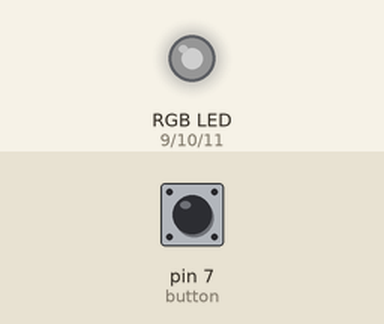
Recording of a sketch running on a simulated Arduino Uno, built with avr-gcc and run on an emulated ATmega328P. Shown: an RGB LED mixed from three pins (HIGH = lit). Dashed ring = blinking. The test bench sets the inputs (shaded band); at power-on: pin 7 (button) HIGH. Dim RGB values are drawn brighter than linear.

Above: at 1.2 s.
1.3 s: pin 7 (button) pulled LOW for 3.2 s
At 3.8 s:
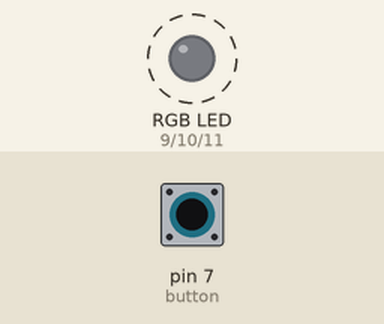
6.0 s: pin 7 (button) pulled LOW for 0.15 s
At 6.4 s:
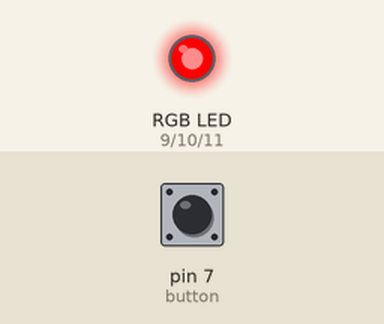
9.1 s: pin 7 (button) pulled LOW for 3.2 s
At 12.93 s:
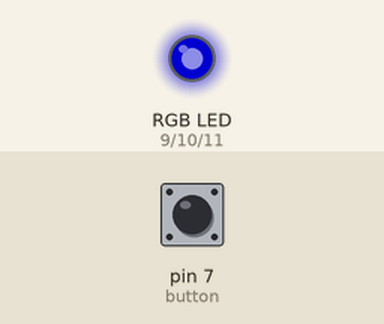
Timing chart, 0 to 30.3 s (numbered marks = the images above; inputs shaded):
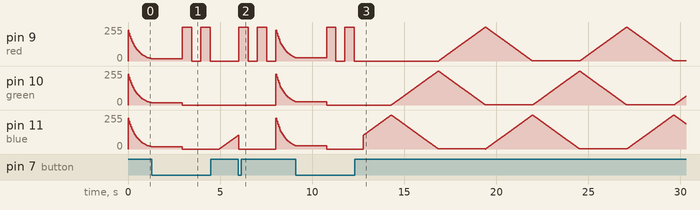

The sketch:

PcRGB_noLCD_noPotentiometers.ino
```cpp
//define pins for RGB values output and button
#define red 9
#define green 10
#define blue 11
#define button 7

//define loop variables to use them later inside loops
int i = 0;
int j = 0;

//define variables for mode selection
const int maxMode = 1; //if you add/remove a mode increase/decrease this value
int mode = 0; //By changing this value you change on which mode the controller will start

//define variables for wheel and breath animations
const float breathPercentage = 0.98; //percentage to increase/decrease breathing smoothness
const int wheelDelay = 10;
const int breathDelay = 50;

int rgb[] = {000, 000, 000};

void setup()
{
  //same for digital pins for RGB outputs and button
  pinMode(red, OUTPUT);
  pinMode(green, OUTPUT);
  pinMode(blue, OUTPUT);
  pinMode(button, INPUT_PULLUP);
}
void loop()
{
  //change mode if button pressed
  if (digitalRead(button) == LOW)
  {
    //loop through modes
    if (mode < maxMode)
    {
      mode++;

    }
    else
    {
      mode = 0;
    }

    //signal for mode change
    for (int i = 0; i < 2; i++)
    {
      analogWrite(red, 255);
      analogWrite(green, 0);
      analogWrite(blue, 0);
      delay(500);
      analogWrite(red, 0);
      delay(500);
    }
  }

  //go to selected mode
  if (mode == 0)
  {
    breath();
  }
  else if (mode == 1)
  {
    colorWheel();
  }
}

//loop through colors (rainbow effect)
void colorWheel()
{
  for (/* no initialization */; rgb[0] >= 0, rgb[2] < 255; rgb[2]++, rgb[0]--) /*red -> blue*/
  {
    for (int j = 0; j < 3; j++)
    {
      if (rgb[j] < 0)
      {
        rgb[j] = 0;
      }
      else if (rgb[j] > 255)
      {
        rgb[j] = 255;
      }
    }

    //output RGB values
    analogWrite(red, rgb[0]);
    analogWrite(blue, rgb[2]);
    delay(wheelDelay);

    //test for mode button press
    if (digitalRead(button) == LOW)
    {
      break;
    }
  }

  for (/* no initialization */; rgb[2] >= 0, rgb[1] < 255; rgb[1]++, rgb[2]--) /*blue -> green*/

  {
    for (int j = 0; j < 3; j++)
    {
      if (rgb[j] < 0)
      {
        rgb[j] = 0;
      }
      else if (rgb[j] > 255)
      {
        rgb[j] = 255;
      }
    }
    analogWrite(blue, rgb[2]);
    analogWrite(green, rgb[1]);
    delay(wheelDelay);
    if (digitalRead(button) == LOW)
    {
      break;
    }
  }

  for (/* no initialization */; rgb[1] >= 0, rgb[0] < 255; rgb[0]++, rgb[1]--) /*green -> red*/

  {
    for (int j = 0; j < 3; j++)
    {
      if (rgb[j] < 0)
      {
        rgb[j] = 0;
      }
      else if (rgb[j] > 255)
      {
        rgb[j] = 255;
      }
    }
    analogWrite(red, rgb[0]);
    analogWrite(green, rgb[1]);
    delay(wheelDelay);
    if (digitalRead(button) == LOW)
    {
      break;
    }
  }
}

void breath()
{
  int rgb[] = {255, 255, 255}; //define breath color
  analogWrite(red, rgb[0]);
  analogWrite(green, rgb[1]);
  analogWrite(blue, rgb[2]);

  //save rgb values for later use
  int beforeRGB[] = {rgb[0], rgb[1], rgb[2]};
  int previousRGB[] = {0, 0, 0};
  //dim down
  while (rgb[0] > 0 || rgb[1] > 0 || rgb[2] > 0)
  {
    for (int j = 0; j < 3; j++)
    {
      // test for button press
      if (digitalRead(button) == LOW)
      {
        break;
      }

      //change RGB values and correct any mistakes
      if (rgb[j] > 0)
      {
        rgb[j] = round(rgb[j] * 0.9);
        if (rgb[j] == previousRGB[j])
        {
          rgb[j]--;
        }
        previousRGB[j] = rgb[j];
      }
      else
      {
        rgb[j] = 0;
      }

      if (rgb[j] < 0)
      {
        rgb[j] = 0;
      }
      else if (rgb[j] > 255)
      {
        rgb[j] = 255;
      }
    }

    //write new RGB values
    analogWrite(red, rgb[0]);
    analogWrite(green, rgb[1]);
    analogWrite(blue, rgb[2]);

    //test for button press
    if (digitalRead(button) == LOW)
    {
      break;
    }
    delay(breathDelay);
  }
  delay(150);

  previousRGB[0] = -1;
  previousRGB[1] = -1;
  previousRGB[2] = -2;

  // dim up
  while (rgb[0] < beforeRGB[0] || rgb[1] < beforeRGB[1] || rgb[2] < beforeRGB[2])
  {
    for (int j = 0; j < 3; j++)
    {
      //test for button press
      if (digitalRead(button) == LOW)
      {
        break;
      }

      //change RGB values and correct any mistakes
      if (beforeRGB[j] != 0 && rgb[j] < beforeRGB[j] && rgb[j] < 255)
      {
        rgb[j] = round((rgb[j] * 1.1) + 0.3);
        if (rgb[j] == previousRGB[j])
        {
          rgb[j]++;
        }

        previousRGB[j] = rgb[j];
      }
      else
      {
        rgb[j] = beforeRGB[j];
      }
      if (rgb[j] < 0)
      {
        rgb[j] = 0;
      }
      else if (rgb[j] > 255)
      {
        rgb[j] = 255;
      }
    }

    //output new RGB values
    analogWrite(red, rgb[0]);
    analogWrite(green, rgb[1]);
    analogWrite(blue, rgb[2]);

    //test for button press
    if (digitalRead(button) == LOW)
    {
      break;
    }
    delay(breathDelay);
  }
  delay(1500);
}
```

Measured:
- after the input at 6.0 s, pin 9 (red): ramps from 255/255 to 0/255 and jumps back, once every 1.0 s
- by itself, pin 9 (red): alternates 255/255 for 0.50 s and 0/255 for 0.50 s, 4 changes in all, then stays 0/255
